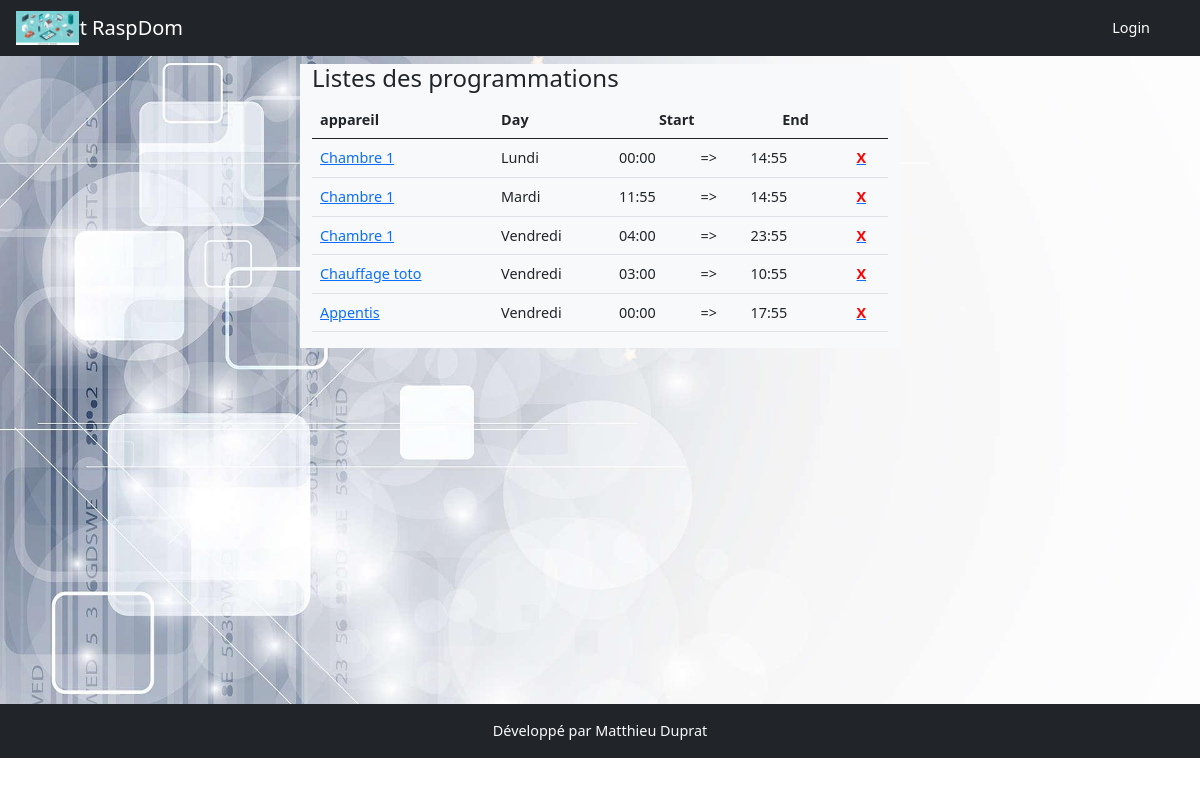
Page /programmations on the earlier database version.
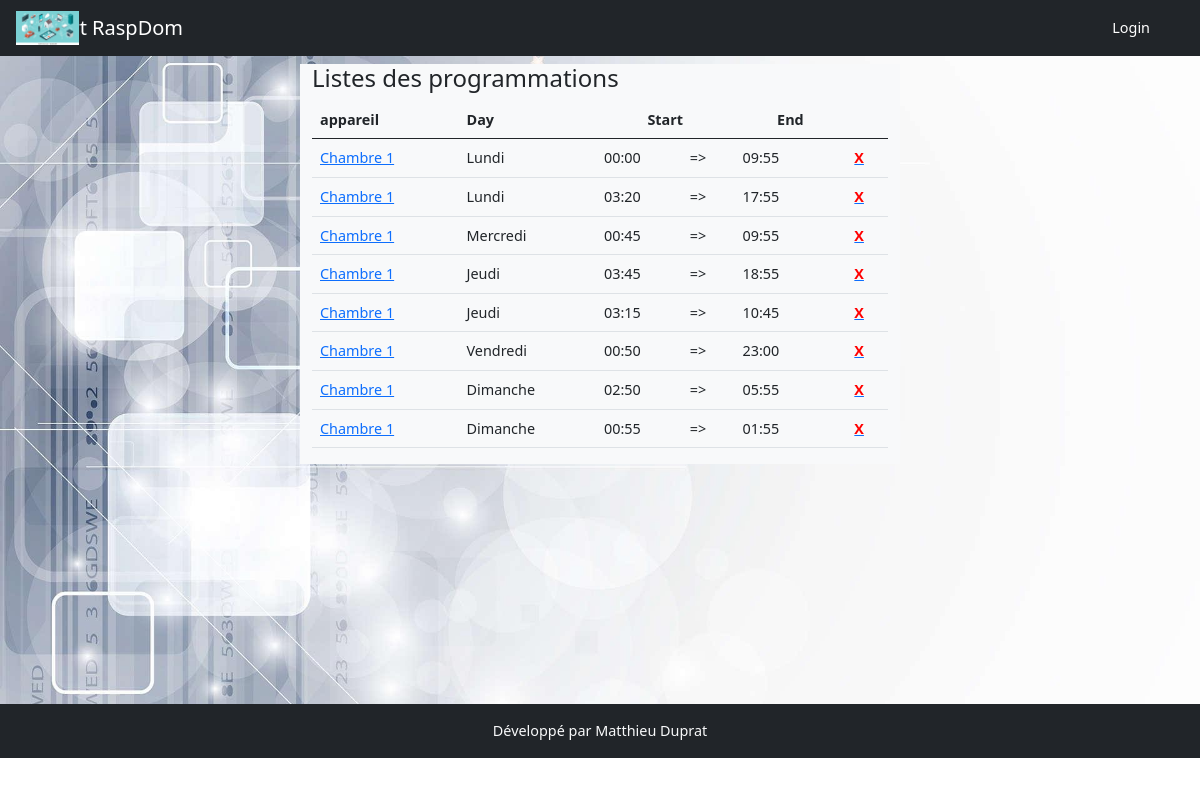
Same page on the later database version.
### models.py (models this page shows, shortened)
class Programmation(db.Model):
    id = db.Column(db.Integer, primary_key=True)
    start = db.Column(db.Integer)
    start_min = db.Column(db.Integer)
    end = db.Column(db.Integer)
    end_min = db.Column(db.Integer)
    day = db.Column(db.Integer)
    appareil = db.Column(db.Integer, db.ForeignKey('appareil.id'), nullable=True)

class Appareil(db.Model):
    id = db.Column(db.Integer, primary_key=True)
    nom = db.Column(db.String(200))
    description = db.Column(db.String(200))
    categorieappareil = db.Column(db.String(200), nullable=True)
    sortie = db.Column(db.String(200), nullable=True)
    image = db.Column(db.String(200), nullable=True)
    gpios = db.relationship('Gpio', backref='appareil', lazy=True)
    order_gpio = db.Column(db.String(200))
    nbre_gpio = db.Column(db.Integer)
    programmations = db.relationship('Programmation', backref='appareil_programmation', lazy=True)
    mode_de_marche = db.relationship('ModeDeMarche', uselist=False,  backref='appareil_mode_de_marche', lazy=True)
    auto = db.relationship('Auto', uselist=False, backref='appareil_auto', lazy=True)
    sonde_id = db.Column(db.Integer, db.ForeignKey('sonde.id'))
    sonde = db.relationship('Sonde', uselist=False, backref='appareil_sonde', lazy=True)
    manuel = db.relationship('Manuel', uselist=False, backref='appareil_ordre', lazy=True)
    label = db.Column(db.String(250))

### app.py (the view)
@app.route('/programmations')
def liste_programmations():
    programmations = Programmation.query.order_by('appareil', 'day').all()
    return render_template('programmation/programmations.html', programmations=programmations)

### templates/programmation/programmations.html
{% extends 'base.html' %}
{% set days = ['Lundi','Mardi','Mercredi','Jeudi','Vendredi','Samedi','Dimanche'] %}
{% block content %}
<div class="row">
    <div class="col-md-6 mx-auto  bg-light">
        <h4>Listes des programmations</h4>
        <table class="table">
            <thead>
                <tr>
                    <th>appareil</th>
                    <th>Day</th>
                    <th colspan="2" class="text-center">Start</th>
                    <th colspan="2" class="text-center">End</th>
                    <th></th>
                </tr>
            </thead>
            <tbody>{% for programmation in programmations %}
                <tr>
                    <td><a href="{{url_for('edit_programmation', programmation_id=programmation.id)}}">{{programmation.appareil_programmation.nom}}</a></td>
                    <td>{{ days[programmation.day-1]}}</td>
                    <td>{{'%02d' % programmation.start}}:{{'%02d' % programmation.start_min}}</td>
                    <td> =></td>
                    <td>{{'%02d' % programmation.end}}:{{'%02d' % programmation.end_min}}</td>
                    <td></td>
                    <td><a href="{{url_for('delete_programmation', programmation_id=programmation.id)}}"><b style="color:red">X</b></a></td>
                </tr>{% endfor %}
            </tbody>
        </table>
    </div>
</div>
{% endblock %}

### templates/base.html (shortened to what this page needs)
<!DOCTYPE html>
<html lang="fr">
    <head>
        <link href="{{ url_for('static', filename='css/styles.css') }}" rel="stylesheet" />
    </head>
    <body>
        <nav class="navbar navbar-expand-lg navbar-dark bg-dark">
            <div class="container">
                <img src="{{ url_for('static', filename='assets/icon.webp') }}" alt="" style="height:34px; position:absolute; left:16px;right:auto">
                <a class="navbar-brand" href="{{url_for('index')}}">Start RaspDom</a>
                <div class="collapse navbar-collapse" id="navbarSupportedContent">
                    <ul class="navbar-nav ms-auto mb-2 mb-lg-0">
                        {% if current_user.is_authenticated %}
                        <li class="nav-item dropdown">
                            <a class="nav-link dropdown-toggle" id="navbarDropdown" href="#" role="button" data-bs-toggle="dropdown" aria-expanded="false">Appareil</a>
                            <ul class="dropdown-menu dropdown-menu-end" aria-labelledby="navbarDropdown">
                                <li><a class="dropdown-item" href="{{ url_for('appareil')}}">Appareil</a></li>
                                <li><a class="dropdown-item" href="{{ url_for('appareils')}}">Listes des appareils</a></li>
                            </ul>
                        </li>
                        <li class="nav-item dropdown">
                            <a class="nav-link dropdown-toggle" id="navbarDropdown" href="#" role="button" data-bs-toggle="dropdown" aria-expanded="false">GPIO</a>
                            <ul class="dropdown-menu dropdown-menu-end" aria-labelledby="navbarDropdown">
                                <li><a class="dropdown-item" href="{{ url_for('gpio')}}">GPIO</a></li>
                                <li><a class="dropdown-item" href="{{ url_for('sondes')}}">Sondes</a></li>
                                <li><a class="dropdown-item" href="{{ url_for('gpios')}}">Liste des GPIOs</a></li>
                            </ul>
                        </li>
                        <li class="nav-item dropdown">
                            <a class="nav-link dropdown-toggle" id="navbarDropdown" href="#" role="button" data-bs-toggle="dropdown" aria-expanded="false">Programmation</a>
                            <ul class="dropdown-menu dropdown-menu-end" aria-labelledby="navbarDropdown">
                                <li><a class="dropdown-item" href="{{ url_for('add_programmation')}}">Programmation</a></li>
                                <li><a class="dropdown-item" href="{{ url_for('liste_programmations')}}">Liste des programmations</a></li>
                            </ul>
                        </li>
                        <li class="nav-item"><a class="nav-link active" aria-current="page" href="{{url_for('user')}}">Add user</a></li>
                        <li class="nav-item"><a class="nav-link active" aria-current="page" href="{{url_for('users')}}">Users</a></li>
                        <li class="nav-item"><a class="nav-link active" aria-current="page" href="{{url_for('logout')}}">Logout</a></li>
                        <li class="nav-item"><a class="nav-link" href="{{url_for('profil')}}">{{current_user.username}}</a></li>
                        {% else %}
                            <li class="nav-item"><a class="nav-link active" aria-current="page" href="{{url_for('login')}}">Login</a></li>
                        {% endif %}
                    </ul>
                </div>
            </div>
        </nav>
        <div class="container-fluid pt-2" style="min-height:81vh">
            {% block content %}
            {% endblock %}
        </div>
        <div class="bg-dark text-light text-center py-3">
            Développé par Matthieu Duprat
        </div>
    </body>
</html>

Differences in the rows shown:
changed Programmation (number 1 of 8 on the later page): appareil_programmation.nom "Chauffage toto" → "Chambre 1"; day "Vendredi" → "Lundi"; start "03" → "00"; end "10" → "09"; moves up the list
added Programmation: appareil_programmation.nom "Chambre 1", day "Lundi", start "03", start_min "20", end "17", end_min "55"
changed Programmation: day "Vendredi" → "Mercredi"; start "04" → "00"; start_min "00" → "45"; end "23" → "09"; moves up the list
changed Programmation (number 4 of 8 on the later page): appareil_programmation.nom "Appentis" → "Chambre 1"; day "Vendredi" → "Jeudi"; start "00" → "03"; start_min "00" → "45"; end "17" → "18"; moves up the list
changed Programmation (number 5 of 8 on the later page): day "Mardi" → "Jeudi"; start "11" → "03"; start_min "55" → "15"; end "14" → "10"; end_min "55" → "45"; moves down the list
changed Programmation: day "Lundi" → "Vendredi"; start_min "00" → "50"; end "14" → "23"; end_min "55" → "00"
added Programmation: appareil_programmation.nom "Chambre 1", day "Dimanche", start "02", start_min "50", end "05", end_min "55"
added Programmation: appareil_programmation.nom "Chambre 1", day "Dimanche", start "00", start_min "55", end "01", end_min "55"
